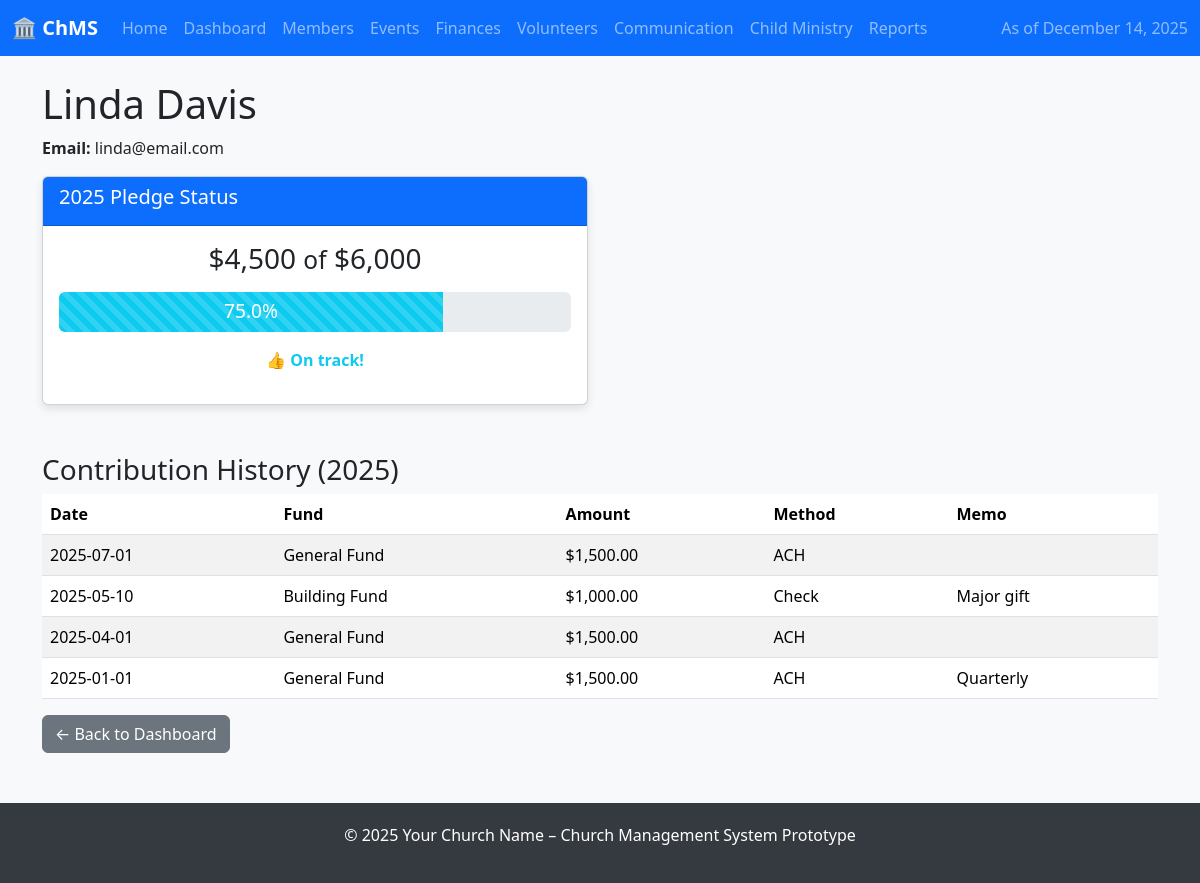
Screenshot of /member/4 with the database file from the repository.
### tables this page shows
CREATE TABLE members (
        id INTEGER PRIMARY KEY AUTOINCREMENT,
        first_name TEXT NOT NULL,
        last_name TEXT NOT NULL,
        email TEXT UNIQUE
    );

CREATE TABLE pledges (
        id INTEGER PRIMARY KEY AUTOINCREMENT,
        member_id INTEGER,
        campaign_id INTEGER,
        pledged_amount REAL NOT NULL,
        FOREIGN KEY (member_id) REFERENCES members(id)
    );

CREATE TABLE contributions (
        id INTEGER PRIMARY KEY AUTOINCREMENT,
        member_id INTEGER,
        fund_id INTEGER,
        amount REAL NOT NULL,
        contribution_date DATE NOT NULL,
        payment_method TEXT,
        memo TEXT,
        FOREIGN KEY (member_id) REFERENCES members(id)
    );

CREATE TABLE funds (
        id INTEGER PRIMARY KEY AUTOINCREMENT,
        name TEXT NOT NULL
    );

### app.py (the view)
@app.route('/member/<int:member_id>')
def member_detail(member_id):
    conn = get_db_connection()
    member = conn.execute('SELECT * FROM members WHERE id = ?', (member_id,)).fetchone()
    if not member:
        return "Member not found", 404
    pledge_row = conn.execute('''
        SELECT p.pledged_amount,
               COALESCE(SUM(c.amount), 0) AS given
        FROM pledges p
        LEFT JOIN contributions c ON c.member_id = p.member_id
            AND c.contribution_date BETWEEN '2025-01-01' AND '2025-12-14'
            AND c.fund_id = 1
        WHERE p.member_id = ? AND p.campaign_id = 1
    ''', (member_id,)).fetchone()
    pledged = pledge_row['pledged_amount'] if pledge_row else 0
    given = pledge_row['given'] if pledge_row else 0
    pct = round(given / pledged * 100, 1) if pledged else 0
    contributions = conn.execute('''
        SELECT c.contribution_date, f.name AS fund, c.amount, c.payment_method, c.memo
        FROM contributions c
        JOIN funds f ON c.fund_id = f.id
        WHERE c.member_id = ?
        ORDER BY c.contribution_date DESC
    ''', (member_id,)).fetchall()
    sample_attendance = {'Service 1': 'Present', 'Service 2': 'Absent', 'Event': 'Present'}
    sample_member_groups = ['Small Group Leader', 'Volunteer Usher']
    conn.close()
    return render_template('member_detail.html',
                           member=member,
                           pledged=pledged,
                           given=given,
                           pct=pct,
                           contributions=contributions,
                           sample_attendance=sample_attendance,
                           sample_member_groups=sample_member_groups)

### app.py (called while the page is built)
def get_db_connection():
    conn = sqlite3.connect('chms.db')
    conn.row_factory = sqlite3.Row
    return conn

### templates/member_detail.html (shortened to what this page needs)
{% extends "base.html" %}
{% block content %}
<h1>{{ member.first_name }} {{ member.last_name }}</h1>
<p><strong>Email:</strong> {{ member.email or 'N/A' }}</p>
<div class="row mb-5">
    <div class="col-md-6">
        <div class="card">
            <div class="card-header bg-primary text-white">
                <h5>2025 Pledge Status</h5>
            </div>
            <div class="card-body text-center">
                <h3>${{ "{:,.0f}".format(given) }} <small>of</small> ${{ "{:,.0f}".format(pledged) }}</h3>
                <div class="progress mt-3" style="height: 40px;">
                    <div class="progress-bar progress-bar-striped {% if pct >= 100 %}bg-success{% elif pct >= 75 %}bg-info{% else %}bg-warning{% endif %}"
                         style="width: {{ pct }}%; font-size: 1.2rem;">
                        {{ pct }}%
                    </div>
                </div>
                {% if pct >= 100 %}
                    <p class="mt-3 text-success"><strong>🎉 Pledge fulfilled!</strong></p>
                {% elif pct >= 75 %}
                    <p class="mt-3 text-info"><strong>👍 On track!</strong></p>
                {% else %}
                    <p class="mt-3 text-warning"><strong>⏳ Room to grow</strong></p>
                {% endif %}
            </div>
        </div>
    </div>
</div>
<h3>Contribution History (2025)</h3>
<table class="table table-striped">
    <thead>
        <tr>
            <th>Date</th>
            <th>Fund</th>
            <th>Amount</th>
            <th>Method</th>
            <th>Memo</th>
        </tr>
    </thead>
    <tbody>
        {% for c in contributions %}
        <tr>
            <td>{{ c.contribution_date }}</td>
            <td>{{ c.fund }}</td>
            <td>${{ "{:,.2f}".format(c.amount) }}</td>
            <td>{{ c.payment_method }}</td>
            <td>{{ c.memo or '' }}</td>
        </tr>
        {% endfor %}
    </tbody>
</table>
<a href="/" class="btn btn-secondary">← Back to Dashboard</a>
{% endblock %}

### templates/base.html (style rules this page uses)
body { background-color: #f8f9fa; }
.card { box-shadow: 0 4px 8px rgba(0,0,0,0.1); }

### rows the page displays
members: first_name "Linda", last_name "Davis", email "linda@email.com"
pledges: pledged_amount "6,000"
contributions: contribution_date "2025-07-01", fund "General Fund", amount "1,500.00", payment_method "ACH"
contributions: contribution_date "2025-05-10", fund "Building Fund", amount "1,000.00", payment_method "Check", memo "Major gift"
contributions: contribution_date "2025-04-01", fund "General Fund", amount "1,500.00", payment_method "ACH"
contributions: contribution_date "2025-01-01", fund "General Fund", amount "1,500.00", payment_method "ACH", memo "Quarterly"

### other values shown
{{ "{:,.0f}".format(given) }} "4,500"
{{ pct }} "75.0"
